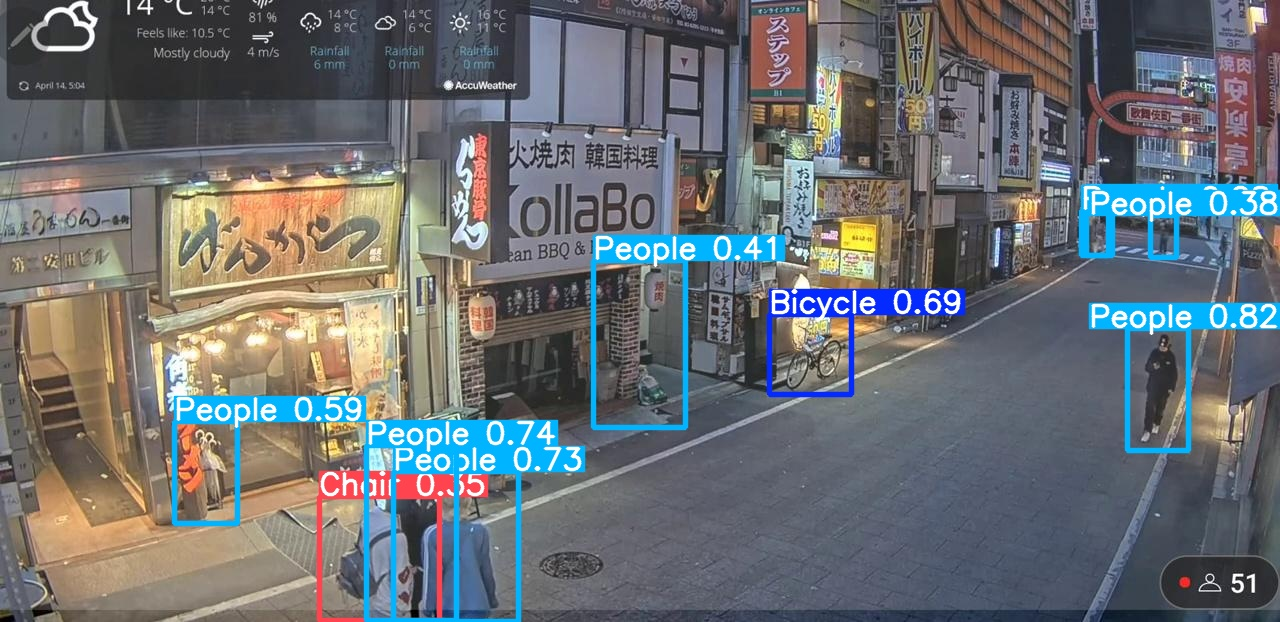
#> input picture runs/detect/special-rtdetr/RTDETR-L_day/30.jpg, 1280 x 622 px; its folder holds 4 pictures in this run
$ python image_merger.py
#> lines starting #> are read from the running program, lines starting #| are printed output that depends on the picture
import cv2
import os
import numpy as np

# Base path where cropped folders are stored
base_path = "special-rtdetr"

# Loop through each model folder inside cropped_pieces
for model_name in os.listdir(base_path):
    model_dir = os.path.join(base_path, model_name)
    if not os.path.isdir(model_dir):
        continue

    # Prepare a list to hold all images
    all_images = []

    # Sort and read all images
    for filename in sorted(os.listdir(model_dir)):
        filepath = os.path.join(model_dir, filename)
        img = cv2.imread(filepath)
#> img is the input picture: shape (622, 1280, 3); mean B, G, R 113.8, 110.5, 107.6
        if img is not None:
            all_images.append(img)

    # Resize all images in a group to the same width and height
    def resize_images_uniformly(images):
        if not images:
            return []
        min_width = min(img.shape[1] for img in images)
        min_height = min(img.shape[0] for img in images)
        resized = [cv2.resize(img, (min_width, min_height)) for img in images]
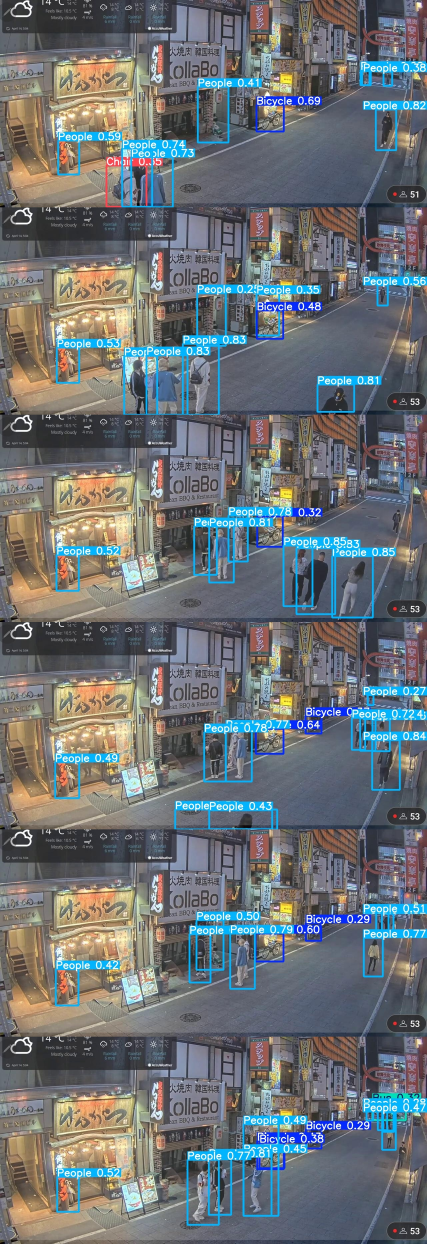
#> img: shape (3732, 1280, 3) (shown at 1/3 size); mean B, G, R 116.8, 113.3, 109.1
        return resized

    # Merge all images vertically
    if all_images:
        all_images_resized = resize_images_uniformly(all_images)
        merged_images = np.vstack(all_images_resized)
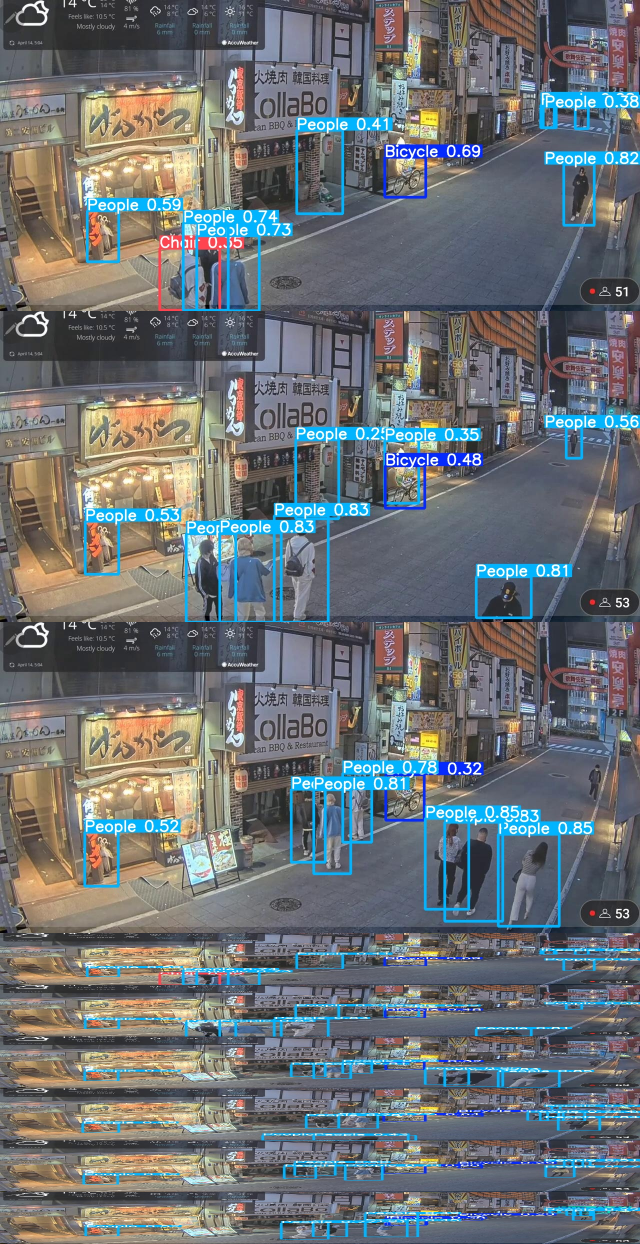
#> merged_images: shape (2488, 1280, 3) (shown at 1/2 size); mean of channels 0, 1, 2 115.8, 112.4, 108.4; drawn as B, G, R
        output_path = os.path.join(model_dir, "merged_images.jpg")
        cv2.imwrite(output_path, merged_images)
        print(f"Saved merged image to {output_path}")
